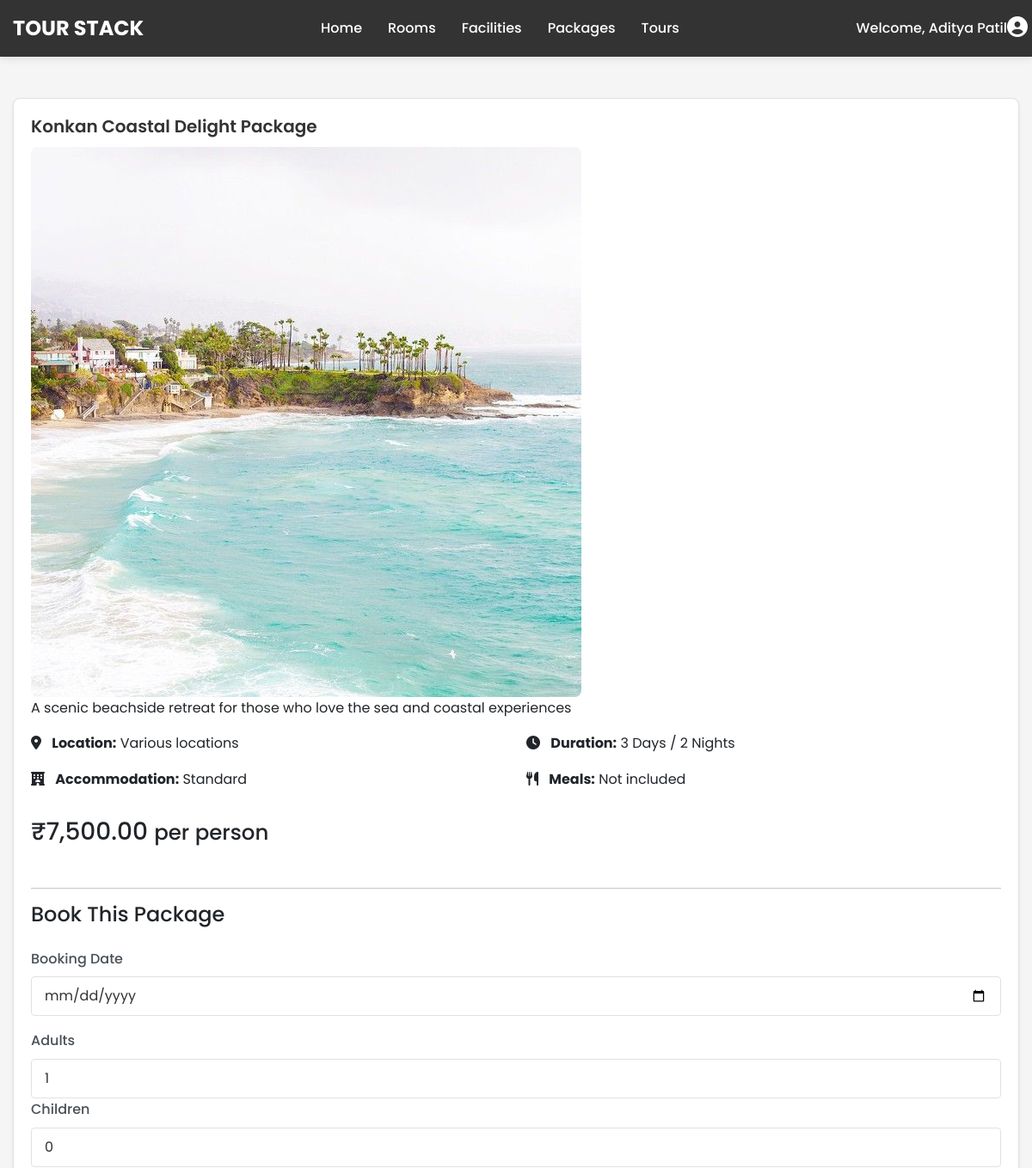
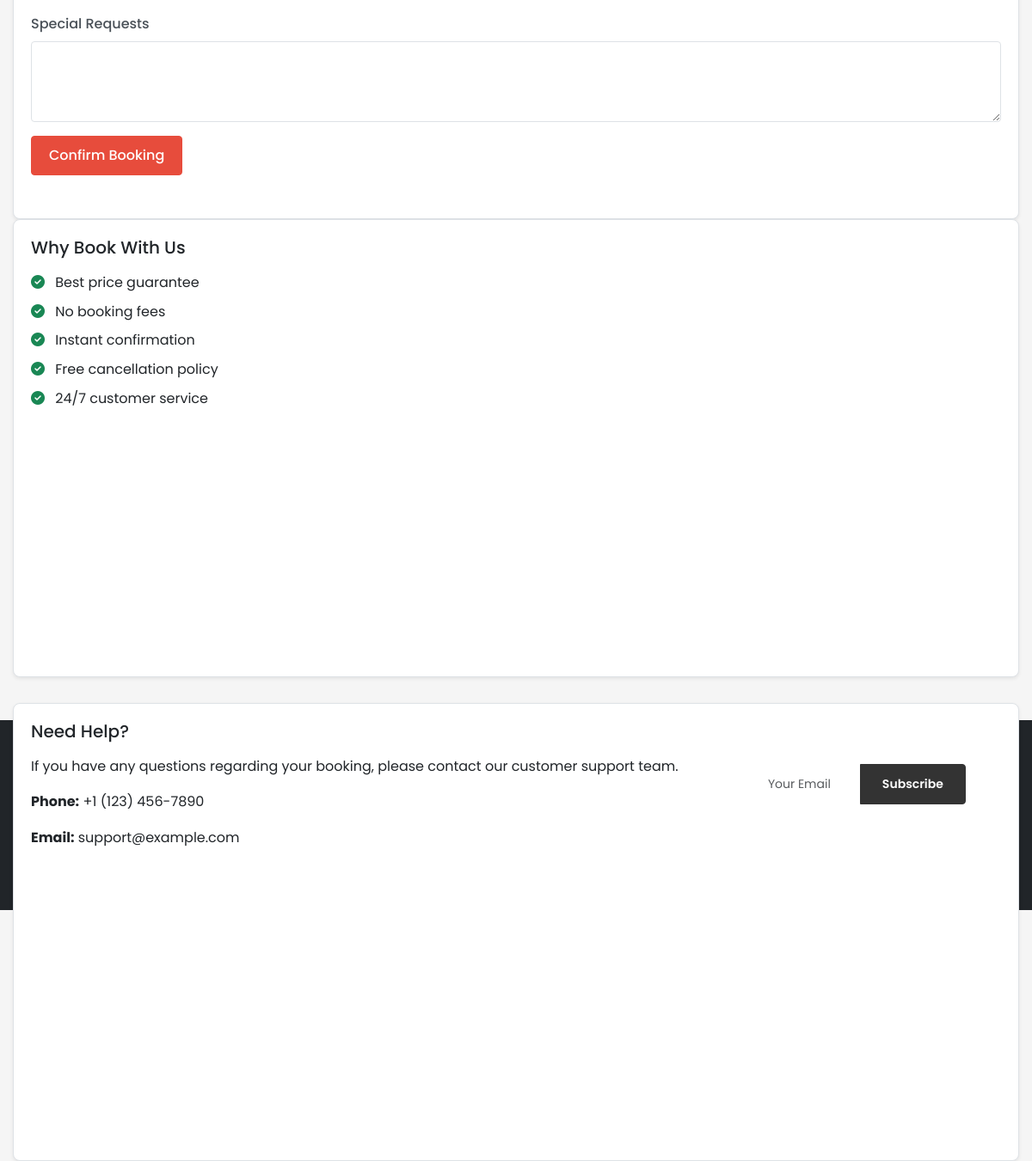
/project/book_package.php?id=5 (signed in), run on the app's committed database (2 pictures, top to bottom).
### tables this page shows
CREATE TABLE `packages` (
  `id` int(11) NOT NULL,
  `name` varchar(255) NOT NULL,
  `description` text DEFAULT NULL,
  `price` decimal(10,2) NOT NULL,
  `duration` varchar(50) NOT NULL,
  `included_items` text DEFAULT NULL,
  `image_path` varchar(255) DEFAULT NULL,
  `status` enum('active','inactive') DEFAULT 'active',
  `created_at` timestamp NOT NULL DEFAULT current_timestamp(),
  `updated_at` timestamp NOT NULL DEFAULT current_timestamp() ON UPDATE current_timestamp()
);

### project/book_package.php (the view, shortened to what this page needs)
<?php
$response = [
    'status' => 'error',
    'message' => 'An error occurred while processing your request',
    'redirect' => 'my_bookings.php'
];
$debug_mode = true;
require_once 'db_connection.php';
$package_id = isset($_GET['id']) ? intval($_GET['id']) : 0;
$package_details = null;
if ($_SERVER['REQUEST_METHOD'] === 'POST') {
    $user_id = $_SESSION['user_id'];
    $package_id = isset($_POST['package_id']) ? intval($_POST['package_id']) : 0;
    $booking_date = isset($_POST['booking_date']) ? $_POST['booking_date'] : '';
    $adults = isset($_POST['adults']) ? intval($_POST['adults']) : 1;
    $children = isset($_POST['children']) ? intval($_POST['children']) : 0;
    $special_requests = isset($_POST['special_requests']) ? $_POST['special_requests'] : '';
    $proceed_with_booking = isset($_POST['proceed_with_booking']) ? $_POST['proceed_with_booking'] === 'true' : false;
    $errors = [];
    if (!$user_id) {
        $errors[] = "You must be logged in to book a package";
    }
    if (!$package_id) {
        $errors[] = "Invalid package selection";
    }
    if (!$booking_date || !preg_match('/^\d{4}-\d{2}-\d{2}$/', $booking_date)) {
        $errors[] = "Invalid booking date format";
    }
    if ($adults < 1 || $adults > 10) {
        $errors[] = "Number of adults must be between 1 and 10";
    }
    if ($children < 0 || $children > 10) {
        $errors[] = "Number of children must be between 0 and 10";
    }
    $package_details = null;
    if ($package_id > 0) {
        $stmt = $conn->prepare("SELECT * FROM packages WHERE id = ? AND status = 'active'");
        $stmt->bind_param("i", $package_id);
        $stmt->execute();
        $result = $stmt->get_result();
        if ($result->num_rows > 0) {
            $package_details = $result->fetch_assoc();
        } else {
            $errors[] = "Package not found or inactive";
        }
        $stmt->close();
    }
    if (empty($errors) && $booking_date) {
        $today = new DateTime();
        $today->setTime(0, 0, 0);
        $package_date = new DateTime($booking_date);
        if ($package_date < $today) {
            $errors[] = "Booking date must be in the future";
        }
    }
    if (empty($errors) && $package_details) {
        $total_guests = $adults + $children;
        $total_amount = $total_guests * $package_details['price'];
        try {
            $stmt = $conn->prepare("INSERT INTO package_bookings
                    (user_id, package_id, booking_date, number_of_guests, special_requests, total_amount, payment_status, booking_status)
                    VALUES
                    (?, ?, ?, ?, ?, ?, 'pending', 'pending')");
            $stmt->bind_param("iisids", $user_id, $package_id, $booking_date, $total_guests, $special_requests, $total_amount);
            if ($stmt->execute()) {
                $response['status'] = 'success';
                $response['message'] = "Your package has been booked successfully! A confirmation will be sent to your email.";
            } else {
                $response['status'] = 'error';
                $response['message'] = "Failed to book package: " . $stmt->error;
            }
            $stmt->close();
        } catch (Exception $e) {
            $response['status'] = 'error';
            $response['message'] = "Error: " . $e->getMessage();
        }
    } else {
        $response['status'] = 'error';
        $response['message'] = empty($errors) ? "Unknown error occurred" : implode("<br>", $errors);
    }
    handleResponse($response, $debug_mode);
    exit;
} else if ($_SERVER['REQUEST_METHOD'] === 'GET' && isset($_GET['id'])) {
    $package_id = intval($_GET['id']);
    if ($package_id > 0) {
        $stmt = $conn->prepare("SELECT * FROM packages WHERE id = ? AND status = 'active'");
        $stmt->bind_param("i", $package_id);
        $stmt->execute();
        $result = $stmt->get_result();
        if ($result->num_rows > 0) {
            $package_details = $result->fetch_assoc();
        } else {
            $response['message'] = "Package not found or inactive";
        }
    } else {
        $response['message'] = "Invalid package ID";
    }
} else {
    $response['message'] = "Invalid request method";
    handleResponse($response, $debug_mode);
    exit;
}
include 'includes/header.php';
?>
<div class="container my-5">
    <div class="row">
        <div class="col-md-8">
            <?php if (isset($package_details)): ?>
                <div class="card shadow-sm">
                    <div class="card-body">
                        <h1 class="card-title h3"><?php echo htmlspecialchars($package_details['name']); ?></h1>
                        <div class="row mb-4">
                            <div class="col-md-5">
                                <img src="<?php echo !empty($package_details['image_path']) ? $package_details['image_path'] : 'images/packages/default-package.jpg'; ?>" class="img-fluid rounded" alt="<?php echo htmlspecialchars($package_details['name']); ?>">
                            </div>
                            <div class="col-md-7">
                                <p><?php echo nl2br(htmlspecialchars($package_details['description'])); ?></p>
                                <div class="package-details mt-3">
                                    <div class="row">
                                        <div class="col-6">
                                            <p><i class="fas fa-map-marker-alt me-2"></i> <strong>Location:</strong> <?php echo htmlspecialchars($package_details['location'] ?? 'Various locations'); ?></p>
                                        </div>
                                        <div class="col-6">
                                            <p><i class="fas fa-clock me-2"></i> <strong>Duration:</strong> <?php echo htmlspecialchars($package_details['duration'] ?? 'N/A'); ?></p>
                                        </div>
                                        <div class="col-6">
                                            <p><i class="fas fa-hotel me-2"></i> <strong>Accommodation:</strong> <?php echo htmlspecialchars($package_details['accommodation'] ?? 'Standard'); ?></p>
                                        </div>
                                        <div class="col-6">
                                            <p><i class="fas fa-utensils me-2"></i> <strong>Meals:</strong> <?php echo htmlspecialchars($package_details['meals'] ?? 'Not included'); ?></p>
                                        </div>
                                    </div>
                                </div>
                                <div class="price-tag mt-3">
                                    <h3>₹<?php echo number_format($package_details['price'], 2); ?> <small>per person</small></h3>
                                </div>
                            </div>
                        </div>
                        <?php if (!isset($_SESSION['booking_status']) || $_SESSION['booking_status'] != 'success'): ?>
                        <hr>
                        <h3 class="h4 mb-4">Book This Package</h3>
                        <form action="book_package.php?id=<?php echo $package_id; ?>" method="POST">
                            <div class="row mb-3">
                                <div class="col-md-6">
                                    <label for="booking_date" class="form-label">Booking Date</label>
                                    <input type="date" class="form-control" id="booking_date" name="booking_date" required min="<?php echo date('Y-m-d'); ?>">
                                </div>
                            </div>
                            <div class="row mb-3">
                                <div class="col-md-6">
                                    <label for="adults" class="form-label">Adults</label>
                                    <input type="number" class="form-control" id="adults" name="adults" min="1" max="10" value="1" required>
                                </div>
                                <div class="col-md-6">
                                    <label for="children" class="form-label">Children</label>
                                    <input type="number" class="form-control" id="children" name="children" min="0" max="10" value="0">
                                </div>
                            </div>
                            <div class="mb-3">
                                <label for="special_requests" class="form-label">Special Requests</label>
                                <textarea class="form-control" id="special_requests" name="special_requests" rows="3"></textarea>
                            </div>
                            <button type="submit" class="btn btn-primary">Confirm Booking</button>
                        </form>
                        <?php endif; ?>
                    </div>
                </div>
            <?php endif; ?>
        </div>
        <div class="col-md-4">
            <div class="card shadow-sm">
                <div class="card-body">
                    <h3 class="h5 mb-3">Why Book With Us</h3>
                    <ul class="list-unstyled">
                        <li class="mb-2"><i class="fas fa-check-circle text-success me-2"></i> Best price guarantee</li>
                        <li class="mb-2"><i class="fas fa-check-circle text-success me-2"></i> No booking fees</li>
                        <li class="mb-2"><i class="fas fa-check-circle text-success me-2"></i> Instant confirmation</li>
                        <li class="mb-2"><i class="fas fa-check-circle text-success me-2"></i> Free cancellation policy</li>
                        <li class="mb-2"><i class="fas fa-check-circle text-success me-2"></i> 24/7 customer service</li>
                    </ul>
                </div>
            </div>
            <div class="card shadow-sm mt-4">
                <div class="card-body">
                    <h3 class="h5 mb-3">Need Help?</h3>
                    <p>If you have any questions regarding your booking, please contact our customer support team.</p>
                    <p><strong>Phone:</strong> +1 (123) 456-7890</p>
                    <p><strong>Email:</strong> support@example.com</p>
                </div>
            </div>
        </div>
    </div>
</div>
<?php include 'includes/footer.php'; ?>

### project/style.css (style rules this page uses)
:root { --primary-color: #e74c3c; --secondary-color: #333333; --accent-color: #f39c12; --text-color: #333; --light-color: #f8f9fa; --dark-color: #343a40; --gray-color: #6c757d; --border-color: #dee2e6; --success-color: #28a745; --danger-color: #dc3545; --warning-color: #ffc107; --info-color: #17a2b8; --gray-100: #f8f9fa; --gray-200: #e9ecef; --gray-300: #dee2e6; --gray-400: #ced4da; --gray-500: #adb5bd; --gray-600: #6c757d; --gray-700: #495057; --gray-800: #343a40; --gray-900: #212529; --transition: all 0.3s ease; --border-radius: 8px; --box-shadow: 0 4px 12px rgba(0, 0, 0, 0.1); --light-gray: #e9ecef; --medium-gray: #6c757d; }
* { margin: 0; padding: 0; box-sizing: border-box; }
body { font-family: 'Poppins', sans-serif; line-height: 1.6; color: var(--text-color); background-color: #f5f5f5; margin: 0; padding: 0; }
.container { max-width: 1200px; margin: 0 auto; padding: 0 15px; }
.card { border: none; border-radius: 8px; overflow: hidden; box-shadow: 0 4px 16px rgba(0, 0, 0, 0.1); margin-bottom: 30px; transition: transform 0.3s ease, box-shadow 0.3s ease; }
.card-title { font-size: 1.25rem; font-weight: 600; margin-bottom: 15px; }
.btn { padding: 0.5rem 1.5rem; border-radius: 4px; transition: all 0.3s ease; font-weight: 500; }
.btn-primary { background-color: var(--primary-color); border-color: var(--primary-color); color: white; }
.form-label { font-weight: 500; margin-bottom: 8px; }
.form-control { padding: 10px 15px; border: 1px solid var(--light-gray); border-radius: 4px; height: auto; }
.row { display: flex; flex-wrap: wrap; margin-right: -15px; margin-left: -15px; }
.col, .col-1, .col-2, .col-3, .col-4, .col-5, .col-6, .col-7, .col-8, .col-9, .col-10, .col-11, .col-12 { position: relative; width: 100%; padding-right: 15px; padding-left: 15px; }
.col-6 { flex: 0 0 50%; max-width: 50%; }
.form-label { margin-bottom: 0.5rem; font-weight: 500; color: var(--gray-700); }
.row { --bs-gutter-x: 1.5rem; --bs-gutter-y: 0; display: flex; flex-wrap: wrap; margin-top: calc(-1 * var(--bs-gutter-y)); margin-right: calc(-0.5 * var(--bs-gutter-x)); margin-left: calc(-0.5 * var(--bs-gutter-x)); }
.row > * { box-sizing: border-box; flex-shrink: 0; width: 100%; max-width: 100%; padding-right: calc(var(--bs-gutter-x) * 0.5); padding-left: calc(var(--bs-gutter-x) * 0.5); margin-top: var(--bs-gutter-y); }
.card { display: flex; flex-direction: column; height: 100%; }
.card-body { flex: 1 1 auto; padding: 1.25rem; display: flex; flex-direction: column; }
.card-title { margin-bottom: 0.75rem; }
.mt-3 { margin-top: 1rem !important; }
.mt-4 { margin-top: 1.5rem !important; }
.mb-3 { margin-bottom: 1rem !important; }
.img-fluid { max-width: 100%; height: auto; }
.rounded { border-radius: var(--border-radius) !important; }
:root { --primary-color: #e74c3c; --secondary-color: #333333; --accent-color: #f39c12; --text-color: #333; --light-color: #f8f9fa; --dark-color: #343a40; --gray-color: #6c757d; --border-color: #dee2e6; --success-color: #28a745; --danger-color: #dc3545; --warning-color: #ffc107; --info-color: #17a2b8; }
body { font-family: 'Poppins', sans-serif; line-height: 1.6; color: var(--text-color); background-color: #f5f5f5; }
.form-control { display: block; width: 100%; padding: 10px 15px; font-size: 16px; line-height: 1.5; color: var(--text-color); background-color: #fff; border: 1px solid var(--border-color); border-radius: 4px; transition: border-color 0.3s; }
.btn { display: inline-block; font-weight: 500; text-align: center; white-space: nowrap; vertical-align: middle; user-select: none; border: 1px solid transparent; padding: 10px 20px; font-size: 16px; line-height: 1.5; border-radius: 4px; transition: all 0.3s; cursor: pointer; }
.card { position: relative; display: flex; flex-direction: column; min-width: 0; word-wrap: break-word; background-color: #fff; background-clip: border-box; border: 1px solid var(--border-color); border-radius: 8px; box-shadow: 0 2px 10px rgba(0, 0, 0, 0.1); transition: transform 0.3s, box-shadow 0.3s; overflow: hidden; }
.card-body { flex: 1 1 auto; padding: 1.25rem; }
.card-title { margin-bottom: 0.75rem; font-size: 1.25rem; font-weight: 600; color: var(--text-color); }

### data on the page
packages: name "Konkan Coastal Delight Package", image_path (picture), description "A scenic beachside retreat for those who love the sea and coastal experiences", duration "3 Days / 2 Nights", price "7,500.00"

### other printed values
$_SESSION['user_name'] "Aditya Patil"
$package_details['location'] "Various locations"
$package_details['accommodation'] "Standard"
$package_details['meals'] "Not included"
